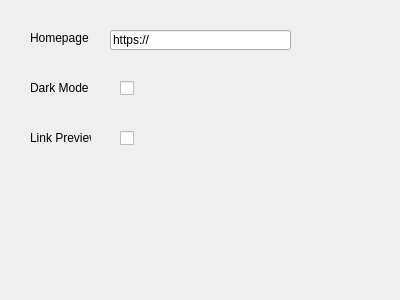
<?xml version="1.0" encoding="UTF-8"?>
<ui version="4.0">
 <class>Window</class>
 <widget class="QWidget" name="Window">
  <property name="geometry">
   <rect>
    <x>0</x>
    <y>0</y>
    <width>400</width>
    <height>300</height>
   </rect>
  </property>
  <property name="windowTitle">
   <string>Settings</string>
  </property>
  <property name="windowIcon">
   <iconset>
    <normaloff>src/logo.png</normaloff>src/logo.png</iconset>
  </property>
  <widget class="QLineEdit" name="hometext">
   <property name="geometry">
    <rect>
     <x>110</x>
     <y>30</y>
     <width>181</width>
     <height>20</height>
    </rect>
   </property>
   <property name="text">
    <string>https://</string>
   </property>
  </widget>
  <widget class="QLabel" name="homelabel">
   <property name="geometry">
    <rect>
     <x>30</x>
     <y>30</y>
     <width>61</width>
     <height>16</height>
    </rect>
   </property>
   <property name="text">
    <string>Homepage</string>
   </property>
   <property name="textFormat">
    <enum>Qt::PlainText</enum>
   </property>
  </widget>
  <widget class="QLabel" name="darklabel">
   <property name="geometry">
    <rect>
     <x>30</x>
     <y>80</y>
     <width>61</width>
     <height>16</height>
    </rect>
   </property>
   <property name="text">
    <string>Dark Mode</string>
   </property>
   <property name="textFormat">
    <enum>Qt::PlainText</enum>
   </property>
  </widget>
  <widget class="QCheckBox" name="darkcheck">
   <property name="geometry">
    <rect>
     <x>120</x>
     <y>80</y>
     <width>70</width>
     <height>17</height>
    </rect>
   </property>
   <property name="text">
    <string/>
   </property>
   <property name="checkable">
    <bool>true</bool>
   </property>
  </widget>
  <widget class="QLabel" name="linkpreviewlabel">
   <property name="geometry">
    <rect>
     <x>30</x>
     <y>130</y>
     <width>61</width>
     <height>16</height>
    </rect>
   </property>
   <property name="text">
    <string>Link Preview</string>
   </property>
   <property name="textFormat">
    <enum>Qt::PlainText</enum>
   </property>
  </widget>
  <widget class="QCheckBox" name="linkpreviewcheck">
   <property name="geometry">
    <rect>
     <x>120</x>
     <y>130</y>
     <width>70</width>
     <height>17</height>
    </rect>
   </property>
   <property name="text">
    <string/>
   </property>
   <property name="checkable">
    <bool>true</bool>
   </property>
   <property name="checked">
    <bool>false</bool>
   </property>
  </widget>
 </widget>
 <resources/>
 <connections/>
</ui>
